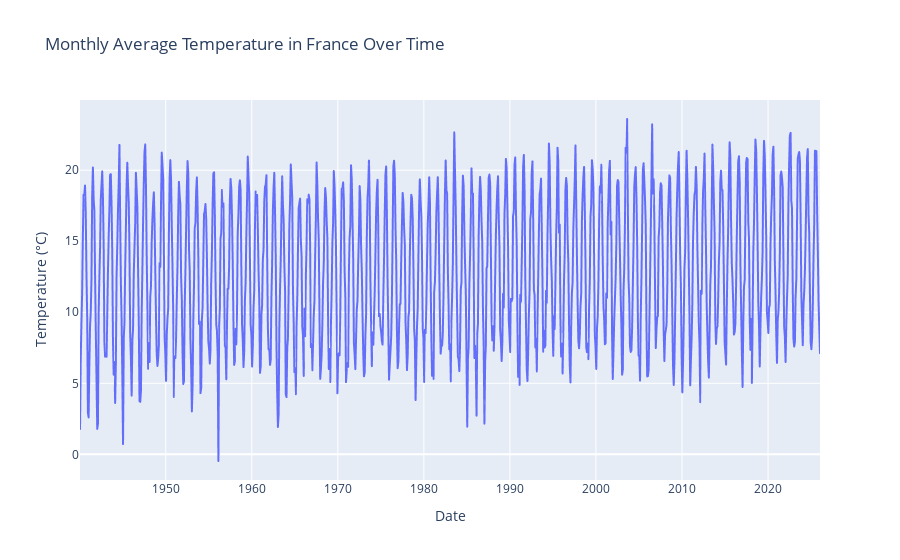

The notebook cell this image was saved under:
### Markdown cell above
## 5. Line Plot: Temperature Over Time
Let's see how temperature has changed over time for a specific country.

### Code cell
fig = px.line(df[df['Entity'] == 'France'], x='Day', y='Monthly average',
              title='Monthly Average Temperature in France Over Time',
              labels={'Monthly average': 'Temperature (°C)', 'Day': 'Date'})
fig.show()

### Figure 1 — Plotly figure (JSON) as saved in the notebook; plotly's stock layout.template omitted (floating-point values rounded to 4 significant figures; data arrays with more than 128 entries replaced by an {"elided": "..."} marker saying what was removed)
{"data": [{"hovertemplate": "Date=%{x}<br>Temperature (°C)=%{y}<extra></extra>", "legendgroup": "", "line": {"color": "#636efa", "dash": "solid"}, "marker": {"symbol": "circle"}, "mode": "lines", "name": "", "showlegend": false, "type": "scattergl", "x": {"elided": "1033 str values"}, "xaxis": "x", "y": {"elided": "1033 float values"}, "yaxis": "y"}], "layout": {"legend": {"tracegroupgap": 0}, "title": {"text": "Monthly Average Temperature in France Over Time"}, "xaxis": {"anchor": "y", "domain": [0, 1], "title": {"text": "Date"}}, "yaxis": {"anchor": "x", "domain": [0, 1], "title": {"text": "Temperature (°C)"}}}}
